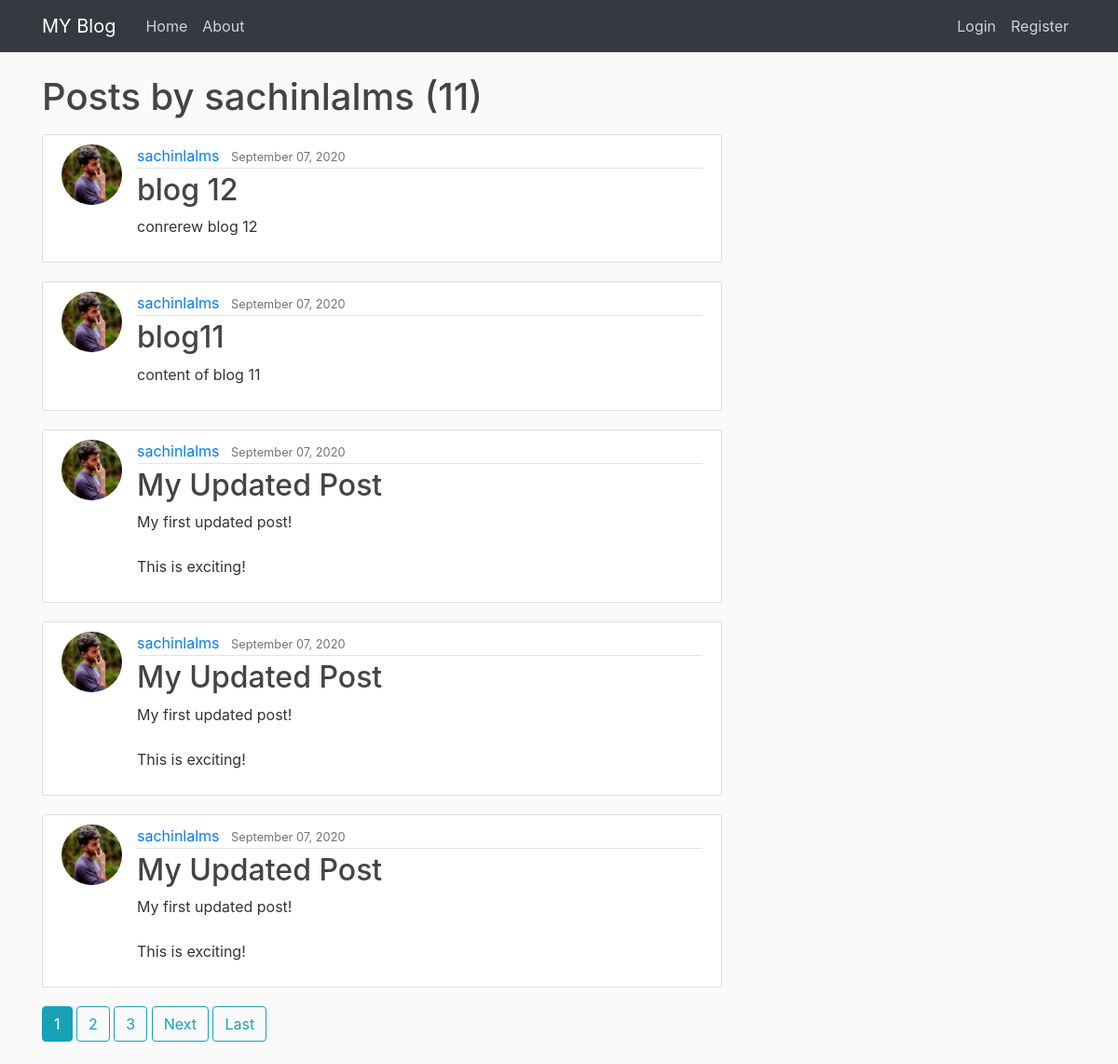
/user/sachinlalms, run on an earlier commit of the app's database.
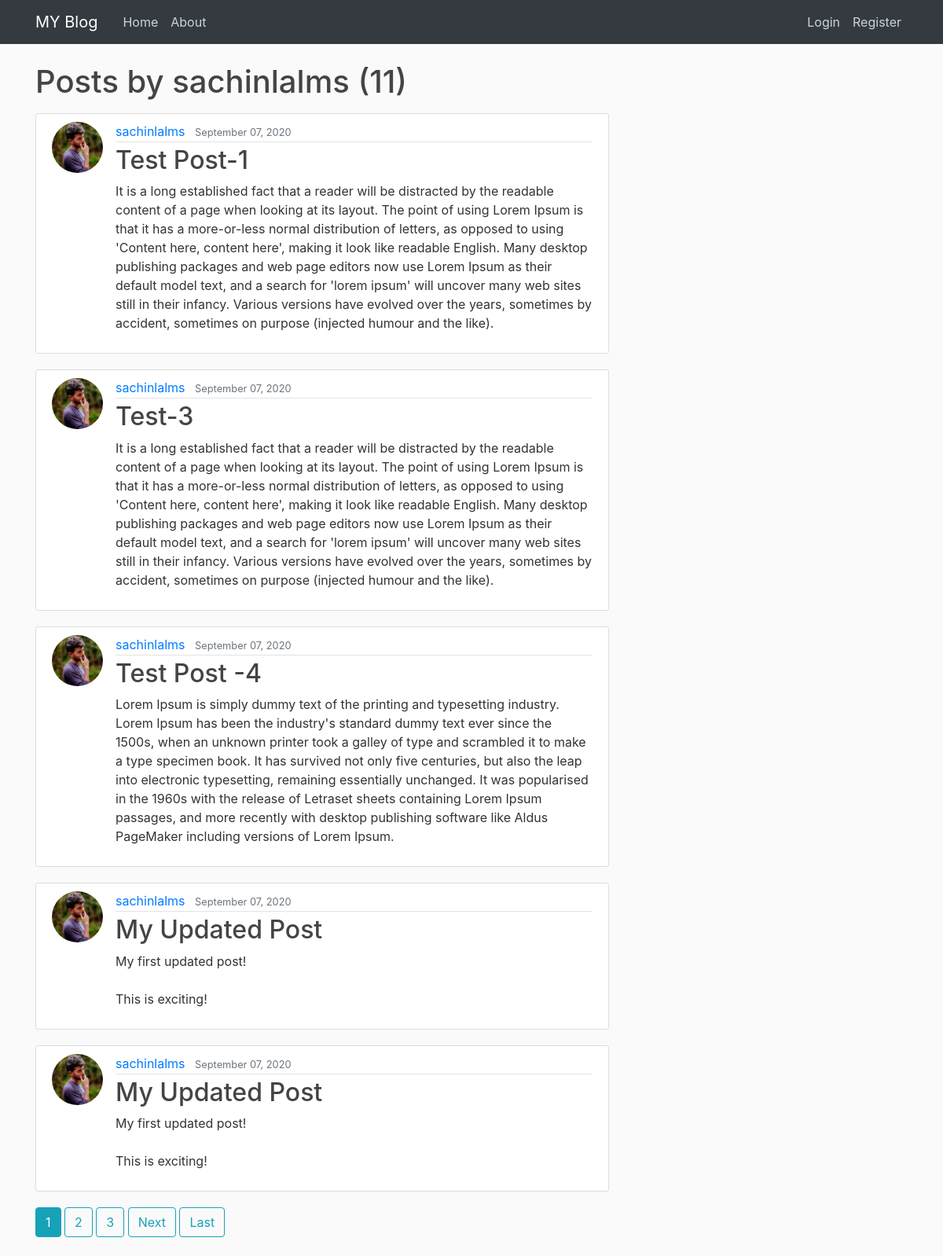
And on a later commit of the database.
### blog/models.py (models this page shows, shortened)
class Post(models.Model):
    title = models.CharField(max_length=100)
    content = models.TextField()
    date_posted = models.DateTimeField(default=timezone.now)
    author = models.ForeignKey(User, on_delete=models.CASCADE)

### users/models.py (models this page shows, shortened)
class Profile(models.Model):
    user = models.OneToOneField(User, on_delete=models.CASCADE)
    img = models.ImageField(default='default.jpg', upload_to='profile_pics')

### blog/views.py (the view)
# urls.py: path('user/<str:username>', UserPostListView.as_view(), name='user-posts'),
class UserPostListView(ListView):
    model = Post
    template_name = 'blog/user_posts.html'  # <app>/<model>_<viewtype>.html
    context_object_name = 'posts'
    paginate_by = 5
    def get_queryset(self):
        user = get_object_or_404(User, username=self.kwargs.get('username'))
        return Post.objects.filter(author=user).order_by('-date_posted')

### blog/templates/blog/user_posts.html (shortened to what this page needs)
{% extends "blog/base.html" %}
{% block content %}
    <h1 class="mb-3">Posts by {{ view.kwargs.username }} ({{ page_obj.paginator.count }})</h1>
    {% for post in posts %}
        <article class="media content-section">
          <img class="rounded-circle article-img" src="{{ post.author.profile.img.url }}">
          <div class="media-body">
            <div class="article-metadata">
              <a class="mr-2" href="{% url 'user-posts' post.author.username %}">{{ post.author }}</a>
              <small class="text-muted">{{ post.date_posted|date:"F d, Y" }}</small>
            </div>
            <h2><a class="article-title" href="{% url 'post-detail' post.id %}">{{ post.title }}</a></h2>
            <p class="article-content">{{ post.content }}</p>
          </div>
        </article>
    {% endfor %}
    {% if is_paginated %}
      {% for num in page_obj.paginator.page_range %}
        {% if page_obj.number == num %}
          <a class="btn btn-info mb-4" href="?page={{ num }}">{{ num }}</a>
        {% elif num > page_obj.number|add:'-3' and num < page_obj.number|add:'3' %}
          <a class="btn btn-outline-info mb-4" href="?page={{ num }}">{{ num }}</a>
        {% endif %}
      {% endfor %}
      {% if page_obj.has_next %}
        <a class="btn btn-outline-info mb-4" href="?page={{ page_obj.next_page_number }}">Next</a>
        <a class="btn btn-outline-info mb-4" href="?page={{ page_obj.paginator.num_pages }}">Last</a>
      {% endif %}
    {% endif %}
{% endblock content %}

What changed in the data, as far as the page shows it:
changed Post: title "blog 12" → "Test Post-1"; content "conrerew blog 12" → "It is a long established fact that a reader will be distracted by the readable content of a page when looking at its layout. The point of using Lorem Ipsum is that it has a more-or-less normal distribution of letters, as opposed to using 'Content here, content here', making it look like readable English. Many desktop publishing packages and web page editors now use Lorem Ipsum as their default model text, and a search for 'lorem ipsum' will uncover many web sites still in their infancy. Various versions have evolved over the years, sometimes by accident, sometimes on purpose (injected humour and the like)."
changed Post: title "blog11" → "Test-3"; content "content of blog 11" → "It is a long established fact that a reader will be distracted by the readable content of a page when looking at its layout. The point of using Lorem Ipsum is that it has a more-or-less normal distribution of letters, as opposed to using 'Content here, content here', making it look like readable English. Many desktop publishing packages and web page editors now use Lorem Ipsum as their default model text, and a search for 'lorem ipsum' will uncover many web sites still in their infancy. Various versions have evolved over the years, sometimes by accident, sometimes on purpose (injected humour and the like)."
changed Post: title "My Updated Post" → "Test Post -4"; content "My first updated post! This is exciting!" → "Lorem Ipsum is simply dummy text of the printing and typesetting industry. Lorem Ipsum has been the industry's standard dummy text ever since the 1500s, when an unknown printer took a galley of type and scrambled it to make a type specimen book. It has survived not only five centuries, but also the leap into electronic typesetting, remaining essentially unchanged. It was popularised in the 1960s with the release of Letraset sheets containing Lorem Ipsum passages, and more recently with desktop publishing software like Aldus PageMaker including versions of Lorem Ipsum."
